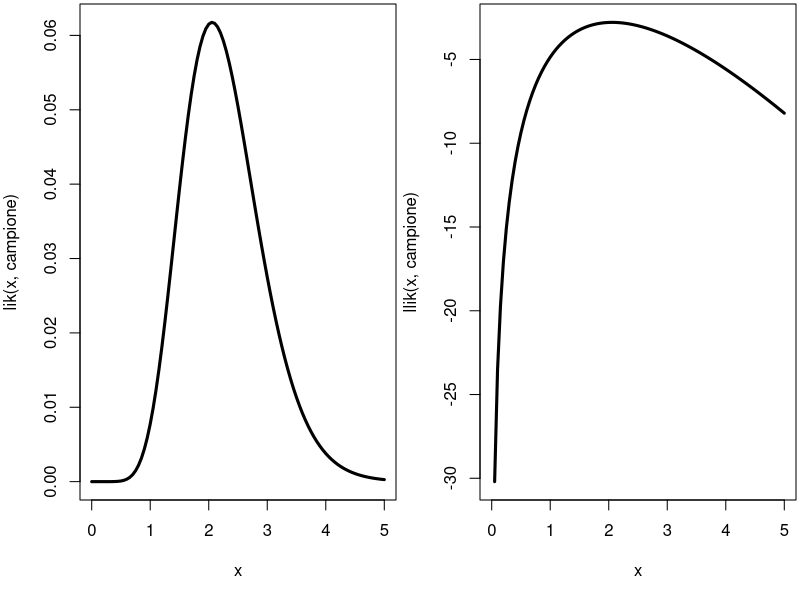
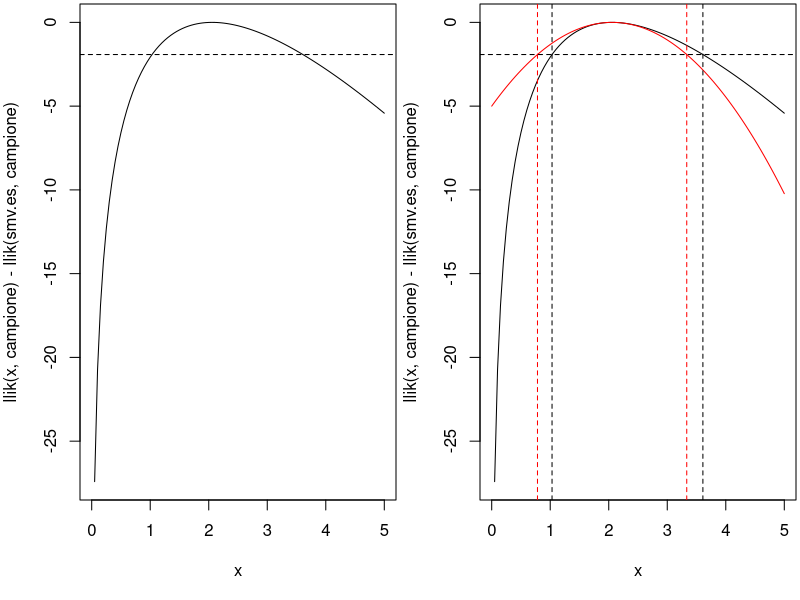
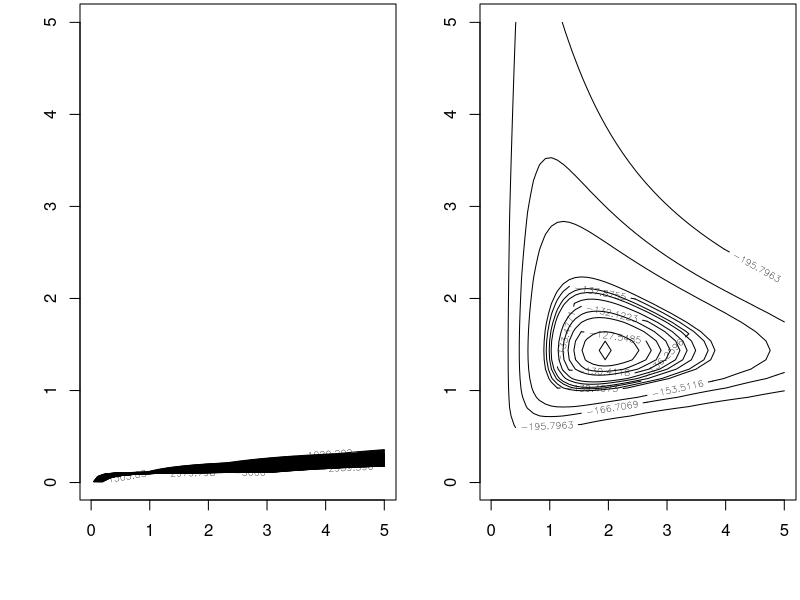
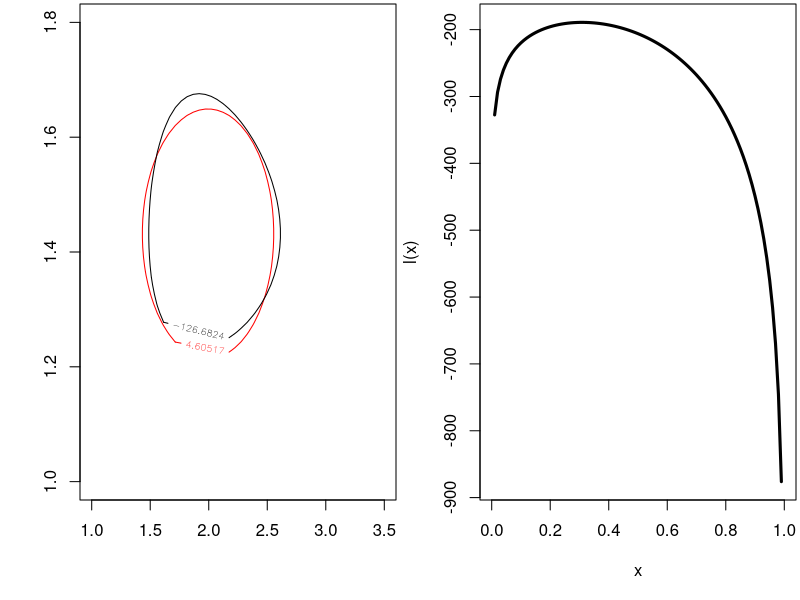
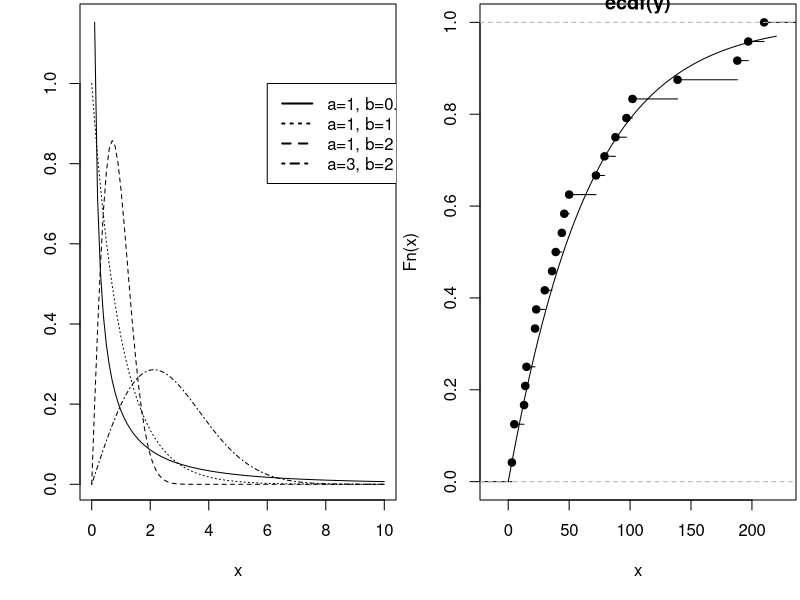
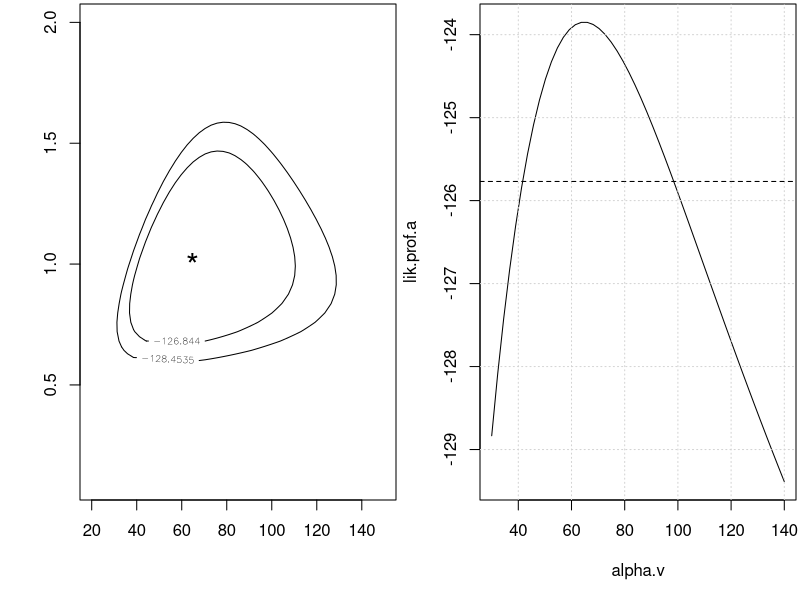
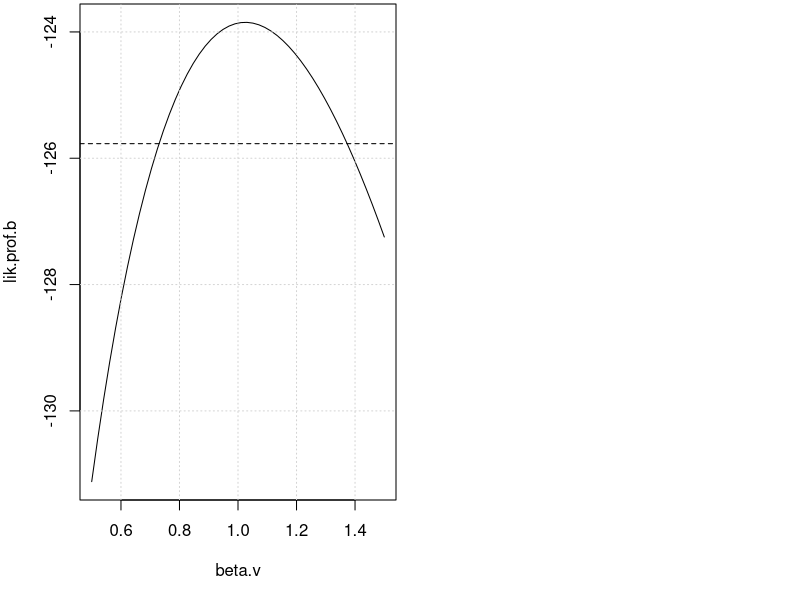

Recreate these plots in R, in order.
#OTTIMIZZAZIONE 





#UN PRIMO ESEMPIO 



campione = c(0.25, 0.01, 0.45, 0.92, 0.55, 0.03, 1.51, 0.9, 0.2, 0.04)
n = length(campione)
campione

#funzione di verosimiglianza per la stima di lambda.cap
#il primo argomento deve sempre essere
lik <- function(lambda, y) { 
  lambda^length(y) * exp(-lambda * sum(y))
}
lik(1, campione)

#log-verosimiglainza
llik <- function(lambda, y) {
  length(y) * log(lambda) - lambda * sum(y)
}

par(mfrow = c(1, 2), mar = c(5, 4, 0.2, 0.2))
curve(lik(x, campione), from = 0, to = 5, lwd = 3)
#stampo la funzione di veros. per verificare che non ci siano dei massimi locali
#che possono disturbare le funzioni di ottimizzazione per la stima dello SMV
curve(llik(x, campione), from = 0, to = 5, lwd = 3)

#dopo aver trovato analiticamwente (vedi appunti) la SMV tramite lo score 
#eguagliato a zero abbiamo ottenuto 
smv.es = 1/mean(campione)
smv.es

#la stima della varianza invece vale 
var.es = smv.es^2/n
var.es



#ora usiamo la funzione optimize: devo specificare maximize = T perche' il 
#default e' maximize = F, quindi di default optimize trova un minimo 
optimize(llik,y=campione,interval=c(0,5),
         maximum=T,tol=1E-5)
#argomenti obbligatori: funzione da ottimizzare, intervallo
#La funzione obiettivo deve avere come primo argomento il vettore dei parametri 
#rispetto ai quali ottimizzare, eventuali altri argomenti (tipicamente il 
#campione) vengono passati con il nome con cui compaiono nella funzione obiettivo

#sintassi alternativa 
optimize(llik,y=campione,lower=0,upper=5,maximum=TRUE,tol=1E-5)




#INTERVALLI DI CONFIDENZA

#IC basato sulla distribuzione asintotica dello SMV: approccio WALD
a = 0.05
ic.norm = smv.es + c(-1, 1) * qnorm(1 - a/2) * sqrt(var.es)
ic.norm

#IC basato sulla distribuzione asintotica del rapporto di verosimiglianza: 
#approccio WILKS
curve(llik(x, campione) - llik(smv.es, campione), from = 0,
      to = 5)
abline(h = -qchisq(1 - a, 1)/2, lty = 2)

g = function(l, campione) {
  abs(llik(l, campione) - llik(smv.es, campione) + qchisq(1 - a, 1)/2)
}
ris.low = optimize(g, lower = 0, upper = smv.es, campione = campione)
ris.up = optimize(g, lower = smv.es, upper = 5, campione = campione)
c(ris.low$minimum, ris.up$minimum)


#confronto graifco tra WALD e WILKS
curve(llik(x, campione) - llik(smv.es, campione), from = 0,
      to = 5) #WILKS 
llikquad = function(lambda, campione){ 
  llik(smv.es, campione) - 0.5 * (n/smv.es^2) * (lambda - smv.es)^2
}
curve(llikquad(x, campione) - llik(smv.es, campione),
      add = TRUE, col = "red") #WALD (si nota la forma parabolica)
abline(h = -qchisq(1 - a, 1)/2, lty = 2)
abline(v = ris.low$minimum, lty = 2)
abline(v = ris.up$minimum, lty = 2)
abline(v = ic.norm[1], col = "red", lty = 2)
abline(v = ic.norm[2], col = "red", lty = 2)





#SMV PER UN MODELLO GAMMA CON DUE PARAMETRI



n= 100
alfa = 2
mu = 1.5
y = rgamma(n, alfa, alfa/mu)

#funzione di log-veros. per la gamma
ll=function(t,y){
  -t[1]*sum(y)/t[2]+(t[1]-1)*sum(log(y))+
    length(y)*t[1]*log(t[1]/t[2])-
    length(y)*log(gamma(t[1]))
}

#griglia di valori di (alfa, mu) in corrispondenza dei quali la 
#vogliamo rappresentare.
t1.seq = seq(0.01, 5, length = 50)
t2.seq = seq(0.01, 5, length = 50)


z = matrix(NA, 50, 50) 
for (i in 1:50) {
  for (j in 1:50) {
    z[i, j] = ll(c(t1.seq[i], t2.seq[j]), y)
  } 
}

range(z)

contour(t1.seq, t2.seq, z, x,
        levels = seq(-3000, -1000, length = 100))
#si nota che la rappresentazione non e' chiara

#per disegnare soltanto le curve vicino al massimo:
livelli = quantile(z, prob = c(0.5, 0.7, 0.8,
                               seq(0.9,1,by=0.01)))
contour(t1.seq, t2.seq, z, levels = livelli)
#In questo caso i livelli non sono equispaziati ed il grafico non puo' essere 
#usato per studiare la velocita' di crescita della funzione.



#OPTIM
#optim e' simile a optimize solo che vuole input multidimensionali e non un 
#intervallo, bensi' un punto di partenza per cercare l'ottimo
#optim puo' soltanto minimizzare una funzione obiettivo, quindi bisogna definire
#la funzione di log verosimiglianza cambiata di segno, in quanto 
#il minimo di una funzione cambiata di segno corrisponde al suo massimo
#e' utile ricordare che le funzioni di ottimizzazione vogliono come primo 
#input il vettore di parametri da ottimizzare
nll = function(t, y) -ll(t, y)
ris = optim(fn = nll, par = c(1, 1), y = y)
ris

ris$convergence
#dato che e' zero vuol dire che l'ottimizzazione dovrebbe essere andata a 
#buon fine
#se fosse diverso da zero significherebbe che l'ottimizzatore non e' sicuro di 
#essere arrivato all'ottimo

optim(fn=nll, par=c(1,1), y=y, method="Nelder-Mead",
      control=list(maxit=1000, reltol=0.01))

#funzione alternativa a optim():
ris.nlm = nlm(f = nll, p = c(1, 1), y = y)
ris.nlm





#STIMA DELLA DISTRIBUZIONE ASINTOTICA 

#stima degli ic WALD
#mi serve l'informazione osservata per ottenere la matrice di 
#varianza e covarianza (sigma), che mi serve per poter determinare l'ic con 
#l'approccio alla WALD
#
ris = optim(fn = nll, par = c(1, 1), y = y, hessian = TRUE) 
round(ris$hessian, 4)

#ecco la matrice di varianze e covarianze ottenuta con l'inversione della
#matrice di informazione osservata
vcov = solve(ris$hessian) 
round(vcov, 4)

#comando analogo con nlm
ris.nlm = nlm(f = nll, p = c(1, 1), y = y, hessian = TRUE)
ris.nlm


#calcolo analitico della matrice di varianze e covarianze (R come calcolatrice)
alfa.hat = ris$par[1] #alfa
mu.hat = ris$par[2] #mu
n/alfa.hat - n * trigamma(alfa.hat) #sigma11
-2 * alfa.hat * sum(y)/mu.hat^3 + n * alfa.hat/mu.hat^2# sigma21 = sigma12
sum(y)/mu.hat^2 - n/mu.hat #sigma22



#rappresentazione grafica della regione di confidenza per theta

#WALD
liv.conf = 0.9
t1.seq = seq(1, 3.5, length = 50) 
t2.seq = seq(1, 1.8, length = 50) 
zn = matrix(NA, 50, 50)
theta.hat = c(alfa.hat,mu.hat) 
for (i in 1:50) {
  for (j in 1:50) {
    theta = c(t1.seq[i],t2.seq[j])
    zn[i, j] = t(theta.hat-theta) %*% solve(vcov) %*% (theta.hat-theta)
  } 
}
contour(t1.seq, t2.seq, zn, levels = qchisq(liv.conf,2), col = "red")
#si nota la simmetria della regione di confidenza


z = matrix(NA, 50, 50) 
for (i in 1:50) {
  for (j in 1:50) {
    z[i, j] = ll(c(t1.seq[i], t2.seq[j]), y)
  } 
}
contour(t1.seq, t2.seq, z, levels = ll(ris$par, y) - 
          qchisq(liv.conf, 2)/2, add = TRUE)
#preferisco WILKS a WALD in quanto non ha l'ulteriore vincolo 
#dell'approssimazione parabolica che porta con se' simmetria


#nota sui tempi di calcolo
f <- function(x) sum((x-1:length(x))^2)
a <- rep(1,5)
system.time(replicate(500, optim(fn=f, par=a)))
system.time(replicate(500, nlm(f=f, p=a)))
#guardare solo elapsed: si nota che nlm e' piu' veloce di optimize





#FREQUENZA DI FIGLI ALBINI


f = c(25, 23, 10, 1, 1) 
y = 1:5
m=5
n = sum(f)
y.bar = sum(y * f)/n

#definisco la log verosimiglianza
l <- function(p) {
  n * (y.bar * log(p) + (m-y.bar) * log(1-p) - log(1-(1-p)^m))
}

#grafico della log verosimiglianza
curve(l(x), from = 0, to = 1, lwd = 3)

#soluzione con optimize (dato che stimo un solo parametro)
ris = optimize(l, lower = 0, upper = 1, maximum = TRUE)
ris

#soluzione alternativa (vedi appunti pg 64)
g = function(p) (y.bar/m) * (1-(1 - p)^m) 
p0 = 0.5
p1 = g(p0)
while (abs(p1 - p0) > 1e-05) {
  p0 = p1
  p1 = g(p1)
  print(p1)
}

ris$maximum - p1 
l(ris$maximum) - l(p1)
#si evince che optimize e' piu' preciso dell'algoritmo definito a mano









#TEMPI DI GUASTO


y <- c(3, 5, 5, 13, 14, 15, 22, 22, 23, 30, 36, 39, 44,
       46, 50, 72, 79, 88, 97, 102, 139, 188, 197, 210)

#definizione della densita' Weibull, alcuni esempi 
dweib <- function(y, alpha, beta)
  beta/alpha * (y/alpha)^(beta - 1) * exp(-(y/alpha)^beta)
#@@@@@@@  e' fondamentale scrivere correttamente la densita', poi basta usare il 
#@@@@@@@  'trucchetto'

alpha <- 1
beta <- 0.5
curve(dweib(x,alpha,beta), 0, 10, ylab = "")

alpha <- 1
beta <- 1
curve(dweib(x,alpha,beta), 0, 10, add = TRUE, lty = "dotted")

alpha <- 1
beta <- 2
curve(dweib(x,alpha,beta), 0, 10, add = TRUE, lty = "dashed")

alpha <- 3
beta <- 2
curve(dweib(x,alpha,beta), 0, 10, add = TRUE, lty = "dotdash")

#si evince che alpha e' il parametro di scala, beta e' il parametro di forma.

legend(6, 1, lty = c("solid", "dotted", "dashed", "dotdash"),
       legend = c("a=1, b=0.5", "a=1, b=1", "a=1, b=2", "a=3, b=2"),
       lwd = 2)


#log-verosimiglianza
wei.loglik <- function(y, alpha, beta) { 
  sum(log(beta/alpha) + (beta-1) * log(y/alpha) - (y/alpha)^beta)
}

#usando il 'trucchetto:
llik <- function(y, par){
  alpha = par[1]
  beta = par[2]
  sum(log(dweib(y, alpha, beta)))
}

llik(y, c(4,0.3))
wei.loglik(y, 4, 0.3)
#si nota che le scritture sono equivalenti, ma e' piu' comodo procedere con il 
#il secondo metodo





#le procedure di ottimizzazione funzionano meglio se dispongono di buoni 
#punti di partenza per la ricerca dell’ottimo

#cerchiamo quindi delle stime preliminari per alpha e beta 
#al posto di p metto alcuni quantili
p <- c(0.25, 0.5, 0.75)
w <- log(quantile(y, p))
x <- log(-log(1 - p))
v <- coef(lm(w ~ x)) #coefficienti stimati
start <- c(exp(v[1]), 1/v[2]) #stime preliminari
start

#nel nostro caso, notiamo che alpha e beta sono numeri positivi 

#se non imponiamo dei vincoli, niente vieta all'algoritmo di ottimizzazione
#di estendere la sua ricerca al di fuori dello spazio parametrico
#e' bene fare in modo che all'algoritmo sia impossibile uscire dallo spazio 
#parametrico

#un modo per imporre i vincoli richiesti consiste nel “riparametrizzare” 
#opportunamente il problema

#dopo l'opportuna riparametrizzazione, va minimizzata la log-verosimiglianza
#cambiata di segno con argomenti l'inverso della mappa che abbiamo definito
#come riparametrizzazione
wei.nll.rip <- function(lp){
  -wei.loglik(y,exp(lp[1]),exp(lp[2]))
}

#la funzione nlminb (in box), non necessita di riparametrizzazioni (vedremo
#in seguito)
m <- nlminb(objective = wei.nll.rip, start = log(start))
m

par <- exp(m$par)
par

max.loglik <- -m$objective 
max.loglik

#un'alternativa consiste nel "dichiarare" a nlminb che il minimo deve 
#essere cercato in un sottoinsieme del piano cartesiano
wei.nll <- function(p) -wei.loglik(y, p[1], p[2])

m <- nlminb(objective = wei.nll, start = start, 
            lower = c(0, 0), upper = c(Inf, Inf))
m            #ecco il sottoinsieme del piano


#verifichiamo che la stima sia sensata confrontando la FdR teorica con quella 
#empirica
plot(ecdf(y)) #FdR teorica
alpha <- par[1]
beta <- par[2]
curve(1 - exp(-(x/alpha)^beta), 0, 220, add = TRUE) #FdR empirica





###INTERVALLI E REGIONI DI CONFIDENZA

##WALD

#calcolo della matrice Hessiana per poi trovare la matrice di varianza e 
#covarianza invertendo l'Hessiana per costruire gli ic
library(nlme)
H <- fdHess(par, function(par) wei.loglik(y, par[1], par[2]))
H

#inverto l'Hessiana cambiata di segno per trovare la matrice di varianza e 
#covarianza
vcov <- solve(-H$Hessian) 
vcov

#ecco lo standard error per costruire gli ic (radice delle varianze, quindi 
#degli elementi sulla diagonale)
se <- sqrt(diag(vcov))
se

#ic per alpha (intercept) e per beta (x)
cbind(par - qnorm(0.975) * se, par + qnorm(0.975) * se)


#PASSAGGIO DA WALD A WILKS

#una regione di confidenza non e', generalmente, il rettangolo (cubo, per tre 
#parametri, o ipercubo, per piu' di tre parametri) dato dal prodotto cartesiano 
#degli intervalli di confidenza unidimensionali

#costruiamo allora una regione di confidenza, ad usando la distribuzione 
#asintotica del rapporto di verosimiglianza

#e' importante notare pero' che l'implementazione della log verosimiglianza
#profilo e' molto piu' dispensiosa in quanto va fissato alpha e calcolato
#SMV per ogni alpha fissato, e lo stesso va fatto per beta

a <- seq(20, 150, length = 50)
b <- seq(0.1, 2, length = 50)
llik <- matrix(NA, length(a), length(b))
for (ia in 1:length(a))
  for (ib in 1:length(b)) {
    llik[ia, ib] <- wei.loglik(y, a[ia], b[ib])
  }
contour(a, b, llik, levels = max.loglik - qchisq(c(0.95, 0.99), 2)/2)
points(par[1], par[2], pch = "*", cex = 2) #SMV


#@@@ottimizzazione per alpha
wei.nll.rip.a <- function(lb, alpha, y) - wei.loglik(y, alpha, exp(lb))

sup.lik.a <- function(alpha, beta.start, y) {
  m <- nlminb(objective = wei.nll.rip.a, start = log(beta.start),
              alpha=alpha, y=y)
  -m$objective 
}

alpha.v <- seq(30, 140, length = 50)
lik.prof.a <- rep(NA, length(alpha.v))
for (i in 1:length(alpha.v))
  lik.prof.a[i] <- sup.lik.a(alpha.v[i], beta.start=1, y)

plot(alpha.v, lik.prof.a, type = "l")
target <- max.loglik - qchisq(0.95, 1)/2
abline(h = target, lty = 2)
grid()


g <- function(alpha){
  abs(sup.lik.a(alpha, beta.start=1, y) - target)
}
optimize(g, interval=c(40, par[1]), tol=1e-5)

optimize(g, interval=c(par[1],120), tol=1e-5)


#@@@Ripetiamo la stessa procedura per beta

wei.nll.rip.b <- function(la, beta, y)
  -wei.loglik(y, exp(la), beta)

sup.lik.b <- function(beta, alpha.start, y) {
  m <- nlminb(objective = wei.nll.rip.b, start = log(alpha.start),
              beta=beta, y=y)
  -m$objective 
}

beta.v <- seq(0.5, 1.5, length = 50)
lik.prof.b <- rep(NA, length(beta.v))
for (i in 1:length(beta.v))
  lik.prof.b[i] <- sup.lik.b(beta.v[i], alpha.start=mean(y), y)

plot(beta.v, lik.prof.b, type = "l")
target <- max.loglik - qchisq(0.95, 1)/2
abline(h = target, lty = 2)
grid()

g <- function(beta){
  abs(sup.lik.b(beta, alpha.start=mean(y), y) - target)
}
optimize(g, interval=c(0.5, par[2]), tol=1e-5)

optimize(g, interval=c(par[2],1.5), tol=1e-5)






